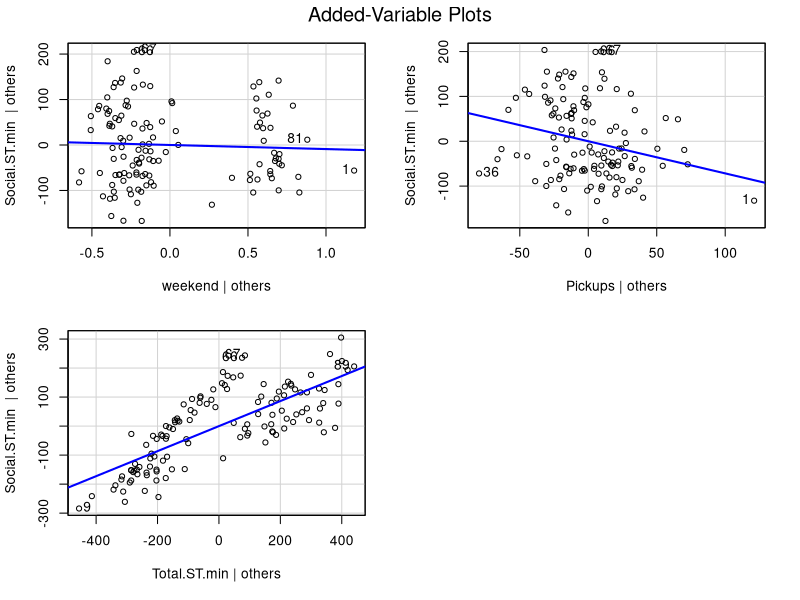
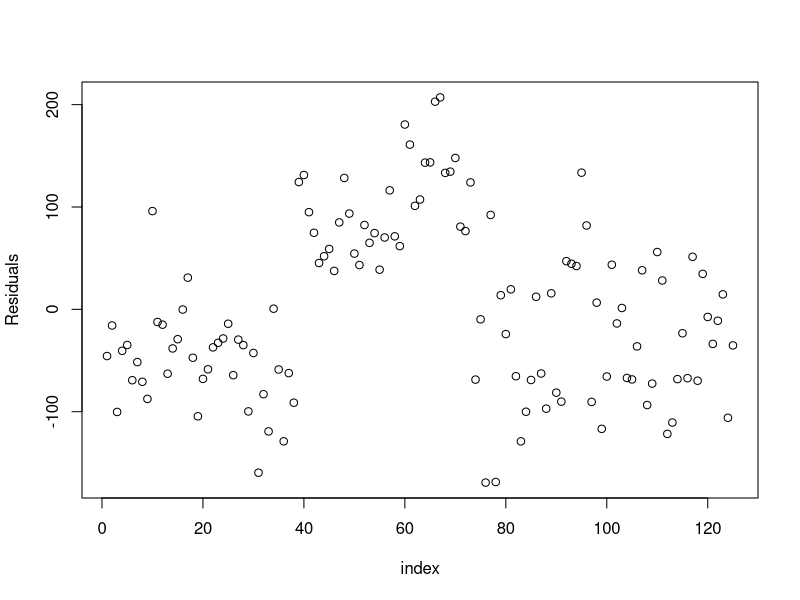
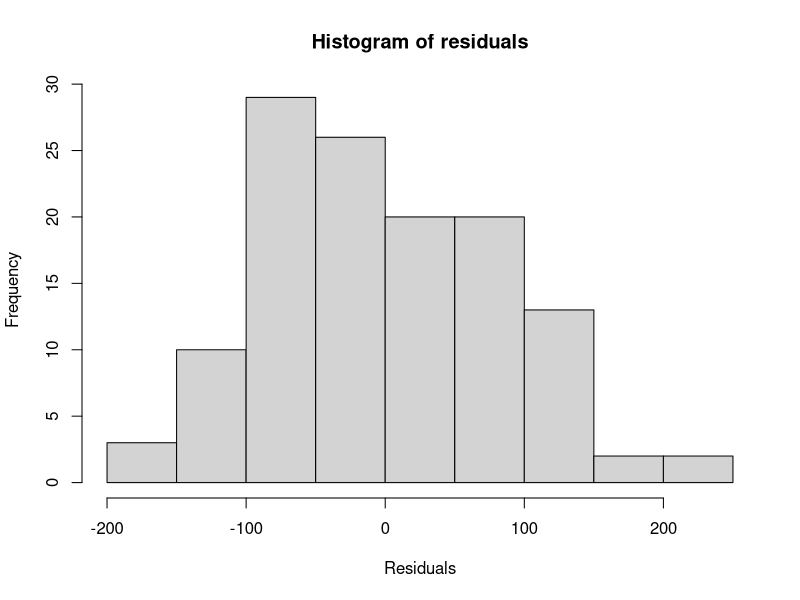
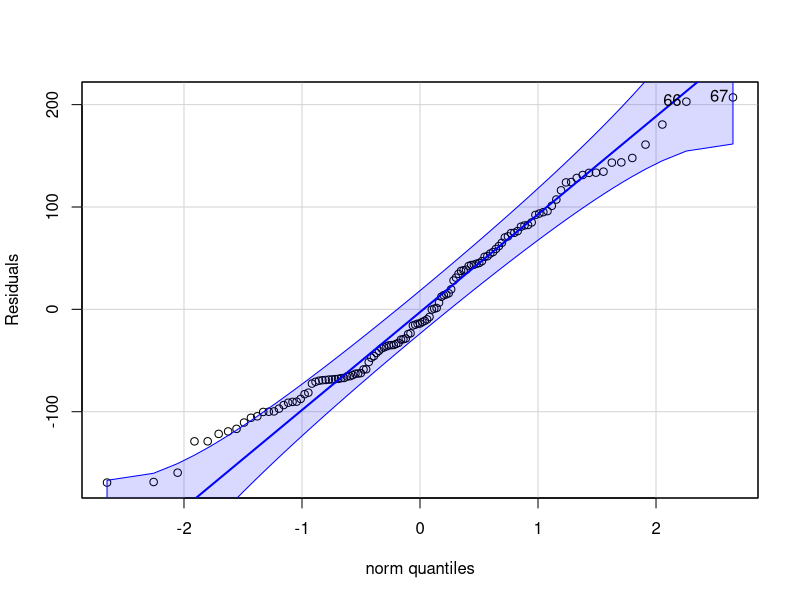

R code for these plots, in order: (Note: this script raises an error after producing the figures.)
library(readxl)
library(tidyverse)
library(car)

ST00_ps = read_excel(path= "Screen Time_Hengde.xlsx",
                     col_types = c("date" , "text" , "numeric", "text", "numeric", "numeric", "date"))



ST00_ps_yuan = read_excel(path= "ScreenTime_Yuan.xlsx",
                          col_types = c("date"  , "numeric", "numeric","date", "numeric" ))


ST00_ps_cw = read.csv("screen time scw.csv")
ST00_ps_cw <- ST00_ps_cw[,-1]

colnames(ST00_ps_cw) <- c("Date", "Total.ST","Total.ST.min",
                          "Social.ST", "Social.ST.min","Pickups","Pickup.1s",
                          "if_weekend","Prop.ST","Duration")
colnames(ST00_ps_yuan) <- c("Date", "Total.ST.min", "Social.ST.min","Pickups.1s","Pickups",
                            "weekdays","if_weekend")


# Prop.ST & Duration & If Weekend
class(ST00_ps$Date)
class(ST00_ps_cw$Date)
class(ST00_ps_yuan$Date)
ST00_ps$Prop.ST <- ST00_ps$Social.ST.min/ST00_ps$Total.ST.min
ST00_ps$Duration <- ST00_ps$Total.ST.min/ST00_ps$Pickups
ST00_ps$weekday = weekdays(ST00_ps$Date , abbreviate = T)
ST00_ps = ST00_ps %>% mutate (if_weekend = weekday %in% c("Sun", "Sat"))

ST00_ps_cw$Prop.ST <- ST00_ps_cw$Social.ST.min/ST00_ps_cw$Total.ST.min
ST00_ps_cw$Duration <- ST00_ps_cw$Total.ST.min/ST00_ps_cw$Pickups
ST00_ps_cw$Date <- as.POSIXct(ST00_ps_cw$Date, format = "%Y-%m-%d", tz = "UTC")
ST00_ps_cw$weekday = weekdays(ST00_ps_cw$Date , abbreviate = T)
ST00_ps_cw = ST00_ps_cw %>% mutate (if_weekend = weekday %in% c("Sun", "Sat"))

ST00_ps_yuan$Prop.ST <- ST00_ps_yuan$Social.ST.min/ST00_ps_yuan$Total.ST.min
ST00_ps_yuan$Duration <- ST00_ps_yuan$Total.ST.min/ST00_ps_yuan$Pickups
ST00_ps_yuan$weekday = weekdays(ST00_ps_yuan$Date , abbreviate = T)
ST00_ps_yuan = ST00_ps_yuan %>% mutate (if_weekend = weekday %in% c("Sun", "Sat"))



# Check column names
colnames(ST00_ps_cw)
colnames(ST00_ps)
colnames(ST00_ps_yuan)




# Federal Learning


# Summary Statistics for Hengde Ouyang

X_ho <- model.matrix(Social.ST.min~if_weekend+Pickups+Total.ST.min,data = ST00_ps)
y_ho <- ST00_ps$Social.ST.min
SSX_ho <- t(X_ho)%*%X_ho
SSY_ho <- t(y_ho)%*%y_ho
SSXY_ho <-  t(X_ho)%*%y_ho



# Summary Statistics for Yuan Feng

X_yf <- model.matrix(Social.ST.min ~if_weekend+Pickups+Total.ST.min,data = ST00_ps_yuan)
y_yf <- ST00_ps_yuan$Social.ST.min 
SSX_yf <- t(X_yf)%*%X_yf
SSY_yf <- t(y_yf)%*%y_yf
SSXY_yf <-  t(X_yf)%*%y_yf


# Summary Statistics for Congwei Shi

X_cw <- model.matrix(Social.ST.min~if_weekend+Pickups+Total.ST.min,data = ST00_ps_cw)
y_cw <- ST00_ps_cw$Social.ST.min 
SSX_cw <- t(X_cw)%*%X_cw
SSY_cw <- t(y_cw)%*%y_cw
SSXY_cw <-  t(X_cw)%*%y_cw



# Calculate Beta and Sigma

n1 = dim(ST00_ps)[1]
n2 = dim(ST00_ps_yuan)[1]
n3 = dim(ST00_ps_cw)[1]


n = dim(ST00_ps)[1]+dim(ST00_ps_cw)[1]+dim(ST00_ps_yuan)[1]
p = dim(X_ho)[2]
sum_SSX <- SSX_cw+SSX_ho+SSX_yf
sum_SSXY <- SSXY_cw+SSXY_ho+SSXY_yf
sum_SSY <- SSY_cw+SSY_ho+SSY_yf
BETA <- solve(sum_SSX)%*%(sum_SSXY)
SIGMA <- sqrt((((sum_SSY)-2*t(BETA)%*%(sum_SSXY)+t(BETA)%*%(sum_SSX)%*%BETA)/(n-p)))


# T-test

SE_BETA <- c(SIGMA)*sqrt(diag(solve(sum_SSX)))
BETA/SE_BETA
qt(0.975,n-p)


# AIC/RSS

RSS <- sum_SSY-2*t(BETA)%*%(sum_SSXY)+t(BETA)%*%(sum_SSX)%*%BETA

ybar = (n1*mean(y_ho)+n2*mean(y_yf)+n3*mean(y_cw))/n
TSS <- sum(y_ho^2)+sum(y_yf^2)+sum(y_cw^2)-n*ybar^2
R2_a <- 1- (RSS/(n-p))/(TSS/(n-1))
AIC <- n*log(RSS)+2*p

result <- data.frame(beta=BETA,
                     SE = SE_BETA,
                     t = BETA/SE_BETA)

result






# Comfirmation Analysis

y_all <- c(y_ho,y_yf,y_cw)
X_all <- rbind(X_ho,X_yf,X_cw)
combined_data <- data.frame(weekend=X_all[,2],
                            Pickups=X_all[,3],
                            Total.ST.min = X_all[,4],
                            Social.ST.min = y_all)
all.fit <- lm(Social.ST.min~weekend+Pickups+Total.ST.min,data=combined_data)
summary(all.fit)




BETA
SE_BETA
R2_a
AIC







# Testing LINE

## Testing L

avPlots(all.fit)


## Testing I
res <- all.fit$residuals
plot(1:length(res),res,xlab = "index",ylab = "Residuals")
# Independent assumption seems to be violated


## Testing N


hist(res,main = "Histogram of residuals",xlab = "Residuals")
qqPlot(res,ylab = "Residuals")


## Testing E

residualPlots(all.fit,type="response")
